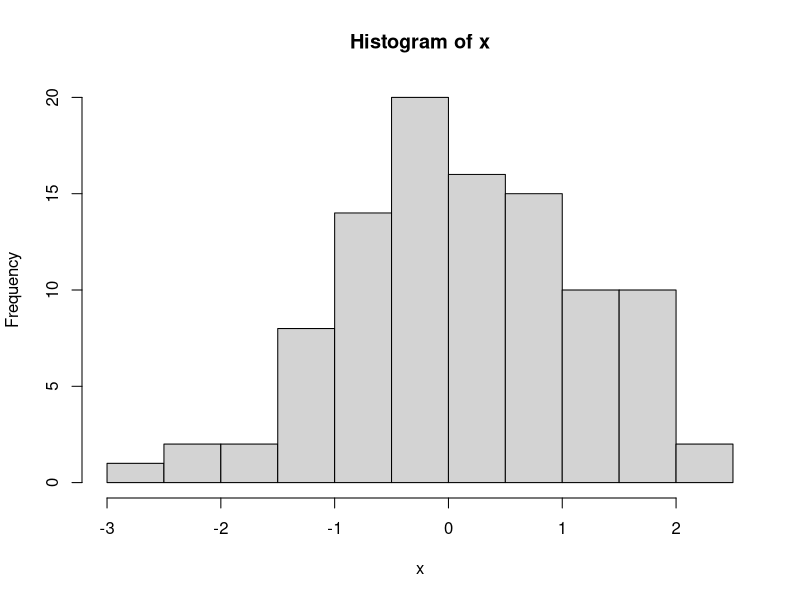
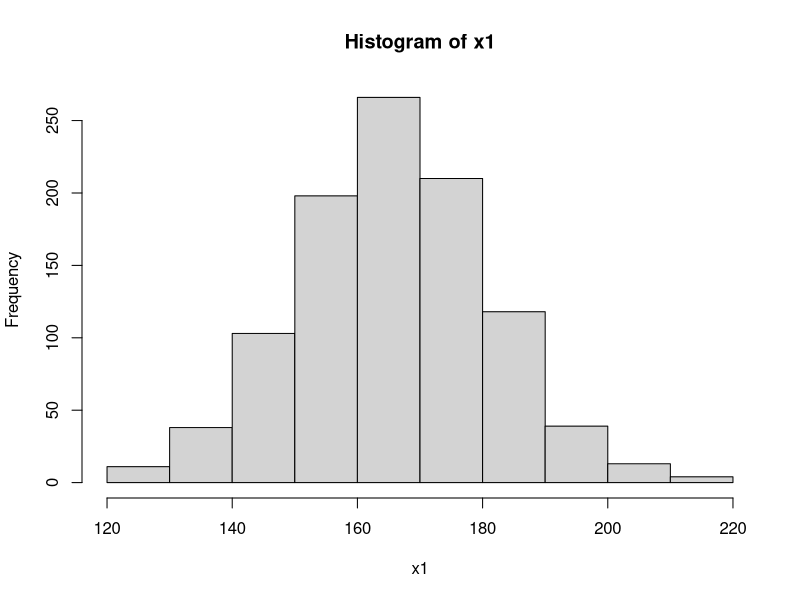
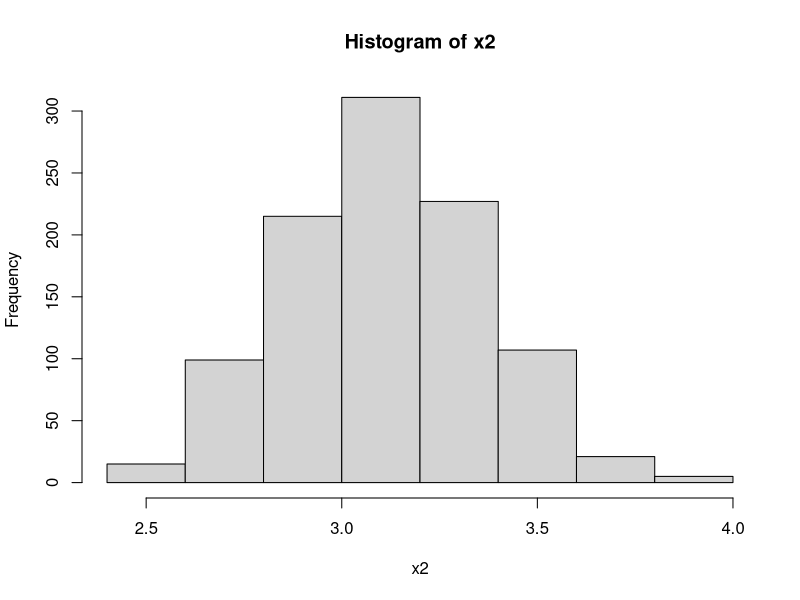

Reproduce these figures in R, in order.
#Latihan Pertama - Distribusi Normal
#1
x=rnorm(100, 0, 1)
View(x)
hist(x)

#2
pnorm(160, 165, 6)

#3
1-pnorm(180, 165, 6)

#4
y = pnorm(180, 165, 6) - pnorm(160, 165, 6)
print(y)
dbinom(2, 5, y)

#5
pnorm(84, mean=72, sd=15.2, lower.tail=FALSE)
1-pnorm(84, 72, 15.2)


#Latihan Kedua - Tugas I
#1
x1 = rnorm(1000, 165, 15)
View(x1)
hist(x1)

#2
x2 = rnorm(1000, 3.12, 0.25)
View(x2)
hist(x2)


#Latihan Ketiga - Tugas II
#1
pnorm(150, 165, 6)

#2
1-pnorm(170, 165, 6)

#3
y1 = pnorm(180, 165, 6) - pnorm(150, 165, 6)
print(y1)
dbinom(2, 7, y1)


#Latihan Keempat - Tugas III
#1
pnorm(158, 175, 30) - pnorm(125, 175, 30)

#2
menit = 2.5 * 60
1-pnorm(menit, 175, 30)